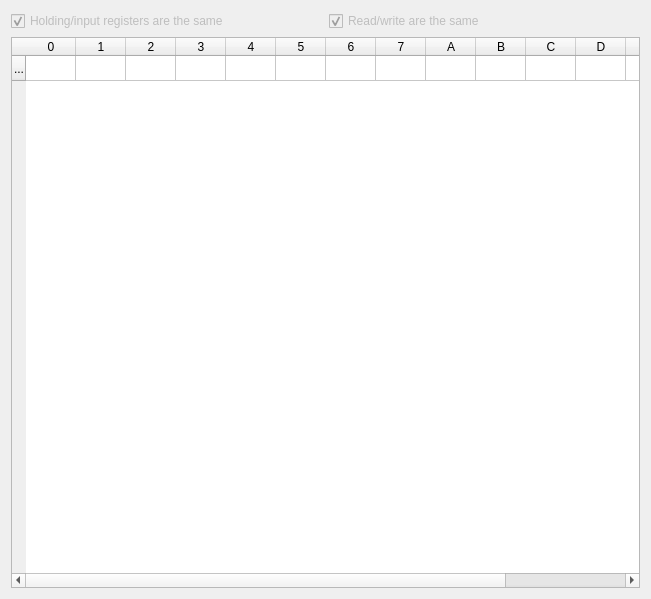
<?xml version="1.0" encoding="UTF-8"?>
<ui version="4.0">
 <class>DeviceValueTable</class>
 <widget class="QWidget" name="DeviceValueTable">
  <property name="geometry">
   <rect>
    <x>0</x>
    <y>0</y>
    <width>651</width>
    <height>599</height>
   </rect>
  </property>
  <property name="windowTitle">
   <string>DeviceValueTable</string>
  </property>
  <layout class="QGridLayout" name="gridLayout">
   <item row="0" column="0">
    <widget class="QCheckBox" name="checkBox_sameRegisters">
     <property name="enabled">
      <bool>false</bool>
     </property>
     <property name="text">
      <string>Holding/input registers are the same</string>
     </property>
     <property name="checked">
      <bool>true</bool>
     </property>
    </widget>
   </item>
   <item row="1" column="0" colspan="2">
    <widget class="QTableWidget" name="tableWidget_main">
     <attribute name="horizontalHeaderMinimumSectionSize">
      <number>25</number>
     </attribute>
     <attribute name="horizontalHeaderDefaultSectionSize">
      <number>50</number>
     </attribute>
     <attribute name="verticalHeaderMinimumSectionSize">
      <number>15</number>
     </attribute>
     <attribute name="verticalHeaderDefaultSectionSize">
      <number>25</number>
     </attribute>
     <row>
      <property name="text">
       <string>...</string>
      </property>
     </row>
     <column>
      <property name="text">
       <string>0</string>
      </property>
     </column>
     <column>
      <property name="text">
       <string>1</string>
      </property>
     </column>
     <column>
      <property name="text">
       <string>2</string>
      </property>
     </column>
     <column>
      <property name="text">
       <string>3</string>
      </property>
     </column>
     <column>
      <property name="text">
       <string>4</string>
      </property>
     </column>
     <column>
      <property name="text">
       <string>5</string>
      </property>
     </column>
     <column>
      <property name="text">
       <string>6</string>
      </property>
     </column>
     <column>
      <property name="text">
       <string>7</string>
      </property>
     </column>
     <column>
      <property name="text">
       <string>A</string>
      </property>
     </column>
     <column>
      <property name="text">
       <string>B</string>
      </property>
     </column>
     <column>
      <property name="text">
       <string>C</string>
      </property>
     </column>
     <column>
      <property name="text">
       <string>D</string>
      </property>
     </column>
     <column>
      <property name="text">
       <string>E</string>
      </property>
     </column>
     <column>
      <property name="text">
       <string>F</string>
      </property>
     </column>
     <column/>
    </widget>
   </item>
   <item row="0" column="1">
    <widget class="QCheckBox" name="checkBox_sameRW">
     <property name="enabled">
      <bool>false</bool>
     </property>
     <property name="text">
      <string>Read/write are the same</string>
     </property>
     <property name="checked">
      <bool>true</bool>
     </property>
    </widget>
   </item>
  </layout>
 </widget>
 <resources/>
 <connections/>
</ui>
